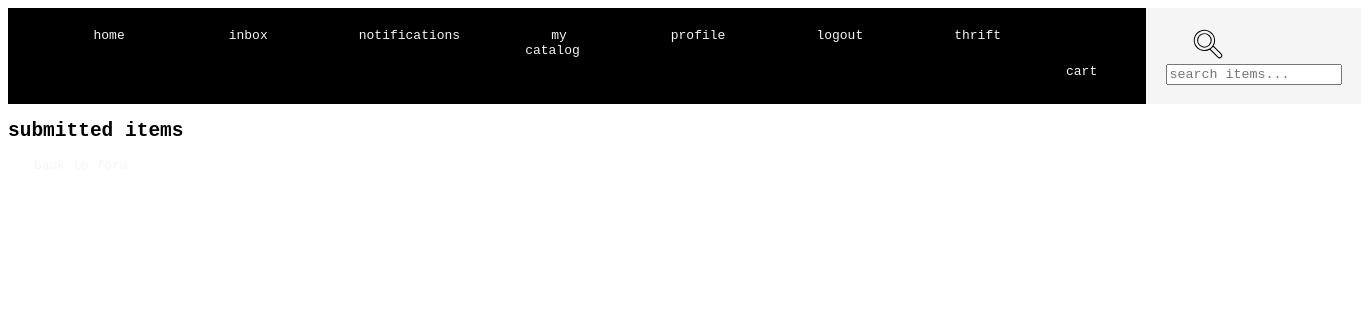
The page /output/ (signed in) on the database as committed earlier.
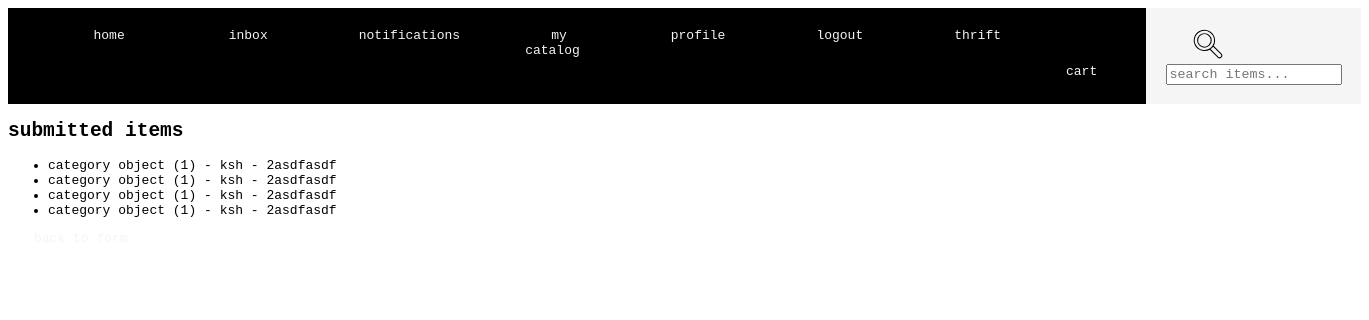
The same page on the database as committed later.
### soko/models.py (models this page shows, shortened)
class Item(models.Model):
    user = models.ForeignKey(User, on_delete=models.CASCADE)
    photo = models.ImageField(upload_to='item_photos/')
    estimated_value = models.DecimalField(max_digits=10, decimal_places=2)
    suggestions = models.TextField()
    category = models.ForeignKey(Category, on_delete=models.CASCADE)
    status = models.CharField(max_length=100)
    description = models.TextField()
    appraisal_amount = models.DecimalField(max_digits=10, decimal_places=2, null=True, blank=True)
    created_at = models.DateTimeField(auto_now_add=True)

class Category(models.Model):
    name = models.CharField(max_length=100)
    description = models.CharField(max_length=100, default=" ")

### soko/views.py (the view)
# urls.py: path('output/', views.output_view, name='output'),
def output_view(request):
    items = Item.objects.all()
    return render(request, 'soko/output.html', {'items' : items})

### soko/templates/soko/output.html (shortened to what this page needs)
{% extends 'soko/base.html' %}
{% load static %}
{% block content %}
    <h2>Submitted Items</h2>
        <ul>
            {% for item in items %}
                <li>{{ item.category }} - {{ item.price }} Ksh - {{ item.suggestions }}</li>
            {% endfor %}
        </ul>
        <a href="{% url 'item_list' %}">Back to Form</a>
{% endblock content %}

Rows that differ between the two databases and show on the page:
added Item: category "category object (1)", suggestions "2asdfasdf"
added Item: category "category object (1)", suggestions "2asdfasdf"
added Item: category "category object (1)", suggestions "2asdfasdf"
added Item: category "category object (1)", suggestions "2asdfasdf"
